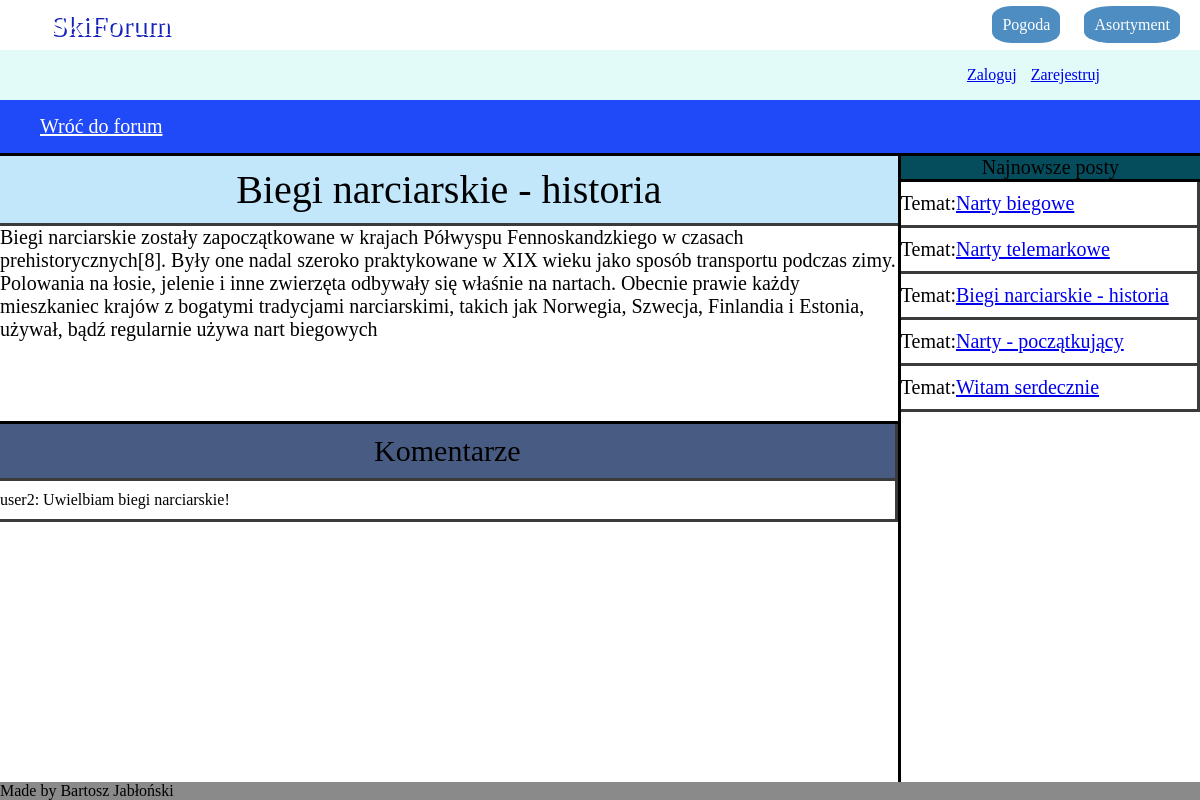
The app's page /pages/forum_post.php?nr_posta=49 with its own data.
### tables this page shows
CREATE TABLE IF NOT EXISTS `wpisy` (
  `id_wpisu` int(12) NOT NULL AUTO_INCREMENT,
  `id_uzytkownika` int(12) NOT NULL,
  `nazwa` varchar(250) NOT NULL,
  `tresc` varchar(500) NOT NULL,
  PRIMARY KEY (`id_wpisu`),
  KEY `id_uzytkownika` (`id_uzytkownika`)
);

CREATE TABLE IF NOT EXISTS `komentarze` (
  `id_komentarza` int(24) NOT NULL AUTO_INCREMENT,
  `id_wpisu` int(12) NOT NULL,
  `id_uzytkownika` int(12) NOT NULL,
  `tresc` varchar(500) NOT NULL,
  `login` varchar(30) NOT NULL,
  PRIMARY KEY (`id_komentarza`),
  KEY `id_uzytkownika` (`id_uzytkownika`),
  KEY `id_wpisu` (`id_wpisu`)
);

### pages/forum_post.php (the view, shortened to what this page needs)
<!DOCTYPE html>
<html lang="pl">
  <head>
    <link rel="stylesheet" href="../css/styles.css">
  </head>
  <body>
    <header>
      <a id="logo" href="../index.php">SkiForum</a>
      <nav class=topnav>
        <ul>
          <li><a href="pogoda.php">Pogoda</a></li>
          <li><a href="asortyment.php">Asortyment</a></li>
        </ul>
      </nav>
    </header>
    <?php require('../rejestruj_loguj.php'); ?>
    <div class="btn-container">
      <ul class="select-list">
        <li style=" padding-bottom: 15px;">
          <a href="forum.php" style="color:white;font-size: 20px;">Wróć do forum</a>
        </li>
      </ul>
    </div>
    <main class="forum-content">
      <div class="subjects">
      <?php
      try
      {
        $pdo = new PDO('mysql:host=userdb1;dbname=1197239_EkE', '1197239_EkE', 'yXApv34o3YkEFR');
      } catch(PDOException $e){
        echo $e -> getMessage();
        die();
      }
        $select = $pdo->query("SELECT * FROM wpisy WHERE id_wpisu =".$_SESSION['nr_posta']." ");
        foreach($select as $row){
          $id_wpisu = $row['id_wpisu'];
          $tytul = $row['nazwa'];
          $tresc = $row['tresc'];
        }
        echo '<div class="title">
              '.$tytul.'</div>';
        echo '<div class="text">
              '.$tresc.'</div>';
       ?>
       <div style="justify-content: center; font-size: 30px;background-color: #485c83;" class="content">
         <span>Komentarze</span>
       </div>
       <?php
        $select = $pdo->query("SELECT id_komentarza, login, tresc FROM komentarze WHERE id_wpisu=$id_wpisu");
        foreach($select as $row){
          $tresc_komentarza = $row['tresc'];
          $login = $row['login'];
          echo '<div class="content">
                '.$login.': '.$tresc_komentarza.'';
          echo '</div>';
        }
        ?>
      </div>
      <?php require ('poboczny_posty.php'); ?>
    </main>
<footer>Made by Bartosz Jabłoński</footer>
  </body>
</html>

### pages/poboczny_posty.php
<aside class="">
  <header class="aside-header">
    Najnowsze posty
  </header>
<?php
  try
  {
    $pdo = new PDO('mysql:host=userdb1;dbname=1197239_EkE', '1197239_EkE', 'yXApv34o3YkEFR');
  } catch(PDOException $e){
    echo $e -> getMessage();
    die();
  }
  $select = $pdo->prepare("SELECT nazwa, id_wpisu FROM (
                              SELECT * FROM wpisy ORDER BY id_wpisu DESC LIMIT 5
                            ) sub
                         ORDER BY id_wpisu ASC");
  $select->execute();
  foreach($select as $row){
    $nazwa = $row['nazwa'];
    $id_wpisu = $row['id_wpisu'];
    echo '<div class="content" style="font-size: 20px;">
    Temat: <a href="forum_post.php?nr_posta='.$id_wpisu.'">'.$nazwa.'</a> </div>';
  }
 ?>
</aside>

### css/styles.css (style rules this page uses)
html, body { padding: 0; margin: 0; height: 100%; }
body { background-image: url("../images/background4.jpg"); background-size: cover; background-attachment: fixed; display: flex; flex-direction: column; }
header { display: flex; justify-content: space-between; }
#logo { text-decoration: none; color: white; margin-left: 50px; font-size: 30px; text-shadow: 2px 2px #1622bb; align-self: center; }
.topnav ul { list-style-type: none; }
.topnav ul li { display: inline-block; margin-right: 20px; }
.topnav ul li a { background-color: #4d8dc1; border-radius: 30%; color: white; text-decoration: none; padding: 10px; }
.select-list { margin-top: 5px; list-style-type: none; }
.forum-content { display: flex; flex: 1; }
.subjects { flex: 3; background-color: rgba(255,255,255, 0.7); border-right: solid; flex-direction: column; }
aside { display: flex; flex-direction: column; flex: 1; background-color: rgba(255,255,255, 0.7); }
main .aside-header { border-bottom: solid; border-color: black; font-size: 20px; background-color: #054d5d; justify-content: center; }
main .content { display: flex; border-style: inset; border-color: #3b3b3b; padding: 10px 0; border-left: none; border-top: none; align-content: center; }
.btn-container ul { background-color: rgba(32,73,247); margin: 0; padding-top: 15px; border-bottom: solid; }
.btn-container li { display: inline-block; margin-right: 10px; }
.title { display: flex; justify-content: center; font-size: 40px; border-style: inset; border-color: #3b3b3b; padding: 10px 0; border-left: none; border-right: none; border-top: none; background-color: #c2e6fa; }
.text { display: flex; border-style: solid; border-top: none; border-right: none; border-left: none; padding-bottom: 80px; font-size: 20px; }
footer { background-color: rgba(89,89,89, 0.7); }

### records on screen
wpisy: nazwa "Biegi narciarskie - historia", tresc "Biegi narciarskie zostały zapoczątkowane w krajach Półwyspu Fennoskandzkiego w czasach prehistorycznych[8]. Były one nadal szeroko praktykowane w XIX wieku jako sposób transportu podczas zimy. Polowania na łosie, jelenie i inne zwierzęta odbywały się właśnie na nartach. Obecnie prawie każdy mieszkaniec krajów z bogatymi tradycjami narciarskimi, takich jak Norwegia, Szwecja, Finlandia i Estonia, używał, bądź regularnie używa nart biegowych"
komentarze: login "user2", tresc "Uwielbiam biegi narciarskie!"
wpisy: nazwa "Narty biegowe"
wpisy: nazwa "Narty telemarkowe"
wpisy: nazwa "Narty - początkujący"
wpisy: nazwa "Witam serdecznie"
